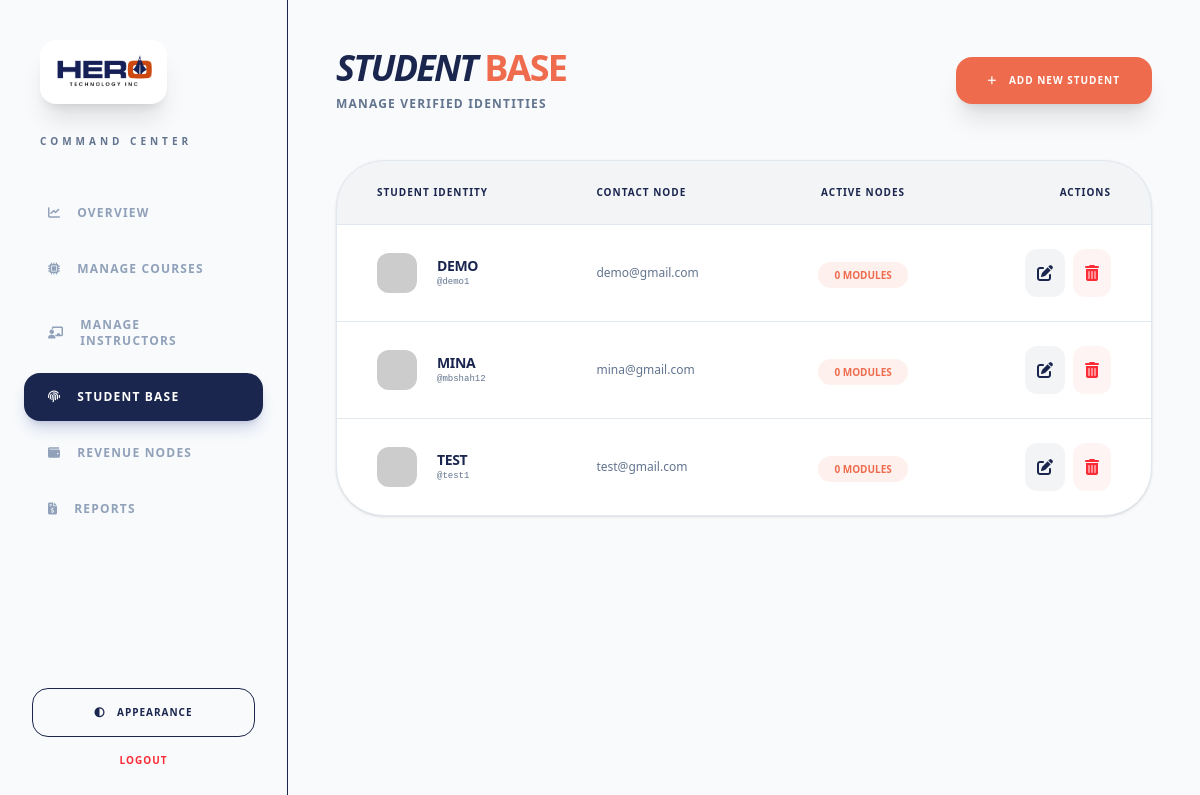
/backpanel/manage-students.php?error=not_found (signed in), run on an earlier commit of the app's database.
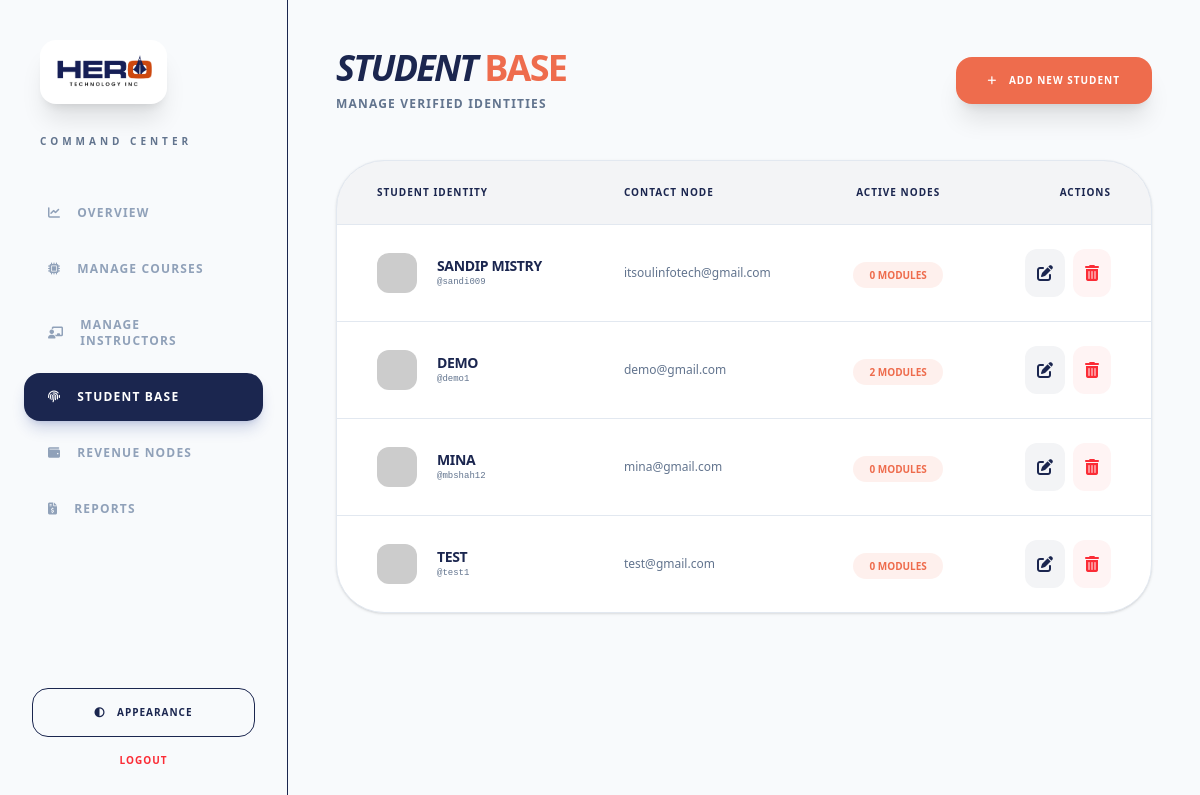
And on a later commit of the database.
### tables this page shows
CREATE TABLE `user_master` (
  `user_id` int(11) NOT NULL,
  `name` varchar(50) DEFAULT NULL,
  `username` varchar(50) NOT NULL,
  `phone` varchar(15) NOT NULL,
  `email` varchar(50) NOT NULL,
  `gender` enum('male','female','other','') NOT NULL,
  `password` varchar(50) DEFAULT NULL,
  `role` enum('student','admin','manager') DEFAULT 'student',
  `datetime` timestamp NOT NULL DEFAULT current_timestamp() ON UPDATE current_timestamp(),
  `status` enum('publish','draft') DEFAULT 'publish'
);

### backpanel/manage-students.php (the view, shortened to what this page needs)
<?php
require '../config.php';
$query = "SELECT u.user_id, u.name, u.email, u.username,
          (SELECT COUNT(*) FROM enrollments e WHERE e.user_id = u.user_id) as node_count
          FROM user_master u
          WHERE u.role = 'student'
          ORDER BY u.user_id DESC";
$result = mysqli_query($conn, $query);
?>
<!DOCTYPE html>
<html lang="en" class="dark">
<head>
    <script src="https://cdn.jsdelivr.net/npm/@tailwindcss/browser@4"></script>
    <link href="https://cdnjs.cloudflare.com/ajax/libs/font-awesome/6.5.2/css/all.min.css" rel="stylesheet"/>
</head>
<body class="bg-[var(--app-bg)] text-[var(--text-main)] antialiased min-h-screen flex overflow-hidden">
    <?php include 'sidebar.php'; ?>
    <main class="flex-1 h-screen overflow-y-auto p-6 lg:p-12">
        <header class="flex justify-between items-center mb-12">
            <div>
                <h1 class="text-4xl font-black tracking-tighter uppercase italic">
                    Student <span class="text-hero-orange not-italic">Base</span>
                </h1>
                <p class="text-slate-500 text-xs font-bold uppercase tracking-widest mt-2">Manage verified identities</p>
            </div>
            <button onclick="toggleModal('addModal')" class="bg-hero-orange text-white px-8 py-4 rounded-2xl font-black uppercase text-[10px] tracking-widest shadow-xl hover:scale-105 transition-all">
                <i class="fas fa-plus mr-2"></i>
                Add New Student
            </button>
        </header>
        <div class="bg-[var(--card-bg)] rounded-[3rem] border border-[var(--border-color)] shadow-sm overflow-hidden">
            <table class="w-full text-left">
                <thead class="bg-hero-blue/5 border-b border-[var(--border-color)]">
                    <tr>
                        <th class="px-10 py-6 text-[10px] font-black uppercase tracking-widest">Student Identity</th>
                        <th class="px-10 py-6 text-[10px] font-black uppercase tracking-widest">Contact Node</th>
                        <th class="px-10 py-6 text-[10px] font-black uppercase tracking-widest text-center">Active Nodes</th>
                        <th class="px-10 py-6 text-[10px] font-black uppercase tracking-widest text-right">Actions</th>
                    </tr>
                </thead>
                <tbody class="divide-y divide-[var(--border-color)]">
                    <?php if(mysqli_num_rows($result) > 0): ?>
                        <?php while($row = mysqli_fetch_assoc($result)): ?>
                        <tr class="hover:bg-hero-orange/[0.02] transition-colors">
                            <td class="px-10 py-6">
                                <div class="flex items-center gap-5">
                                    <img src="https://ui-avatars.com/api/?name=<?= urlencode($row['name']) ?>&background=1B264F&color=fff" class="w-10 h-10 rounded-xl">
                                    <div>
                                        <p class="text-sm font-black uppercase tracking-tight"><?= htmlspecialchars($row['name']) ?></p>
                                        <p class="text-[9px] font-mono text-slate-500 lowercase">@<?= htmlspecialchars($row['username']) ?></p>
                                    </div>
                                </div>
                            </td>
                            <td class="px-10 py-6 text-xs text-slate-500">
                                <?= htmlspecialchars($row['email']) ?>
                            </td>
                            <td class="px-10 py-6 text-center">
                                <span class="px-4 py-1.5 bg-hero-orange/10 text-hero-orange text-[10px] font-black rounded-full uppercase">
                                    <?= $row['node_count'] ?> Modules
                                </span>
                            </td>
                            <td class="px-10 py-6 text-right">
                                <div class="flex justify-end gap-2">
                                    <a href="edit-student.php?id=<?= $row['user_id'] ?>" class="p-3 bg-hero-blue/5 rounded-xl text-hero-blue hover:bg-hero-blue hover:text-white transition-all">
                                        <i class="fas fa-edit"></i>
                                    </a>
                                    <button onclick="confirmDelete(<?= $row['user_id'] ?>)" class="p-3 bg-red-500/5 rounded-xl text-red-500 hover:bg-red-500 hover:text-white transition-all">
                                        <i class="fas fa-trash-alt"></i>
                                    </button>
                                </div>
                            </td>
                        </tr>
                        <?php endwhile; ?>
                    <?php endif; ?>
                </tbody>
            </table>
        </div>
    </main>
</body>
</html>

What changed in the data, as far as the page shows it:
added user_master: name "SANDIP MISTRY", username "sandi009", email "itsoulinfotech@gmail.com", node_count "0"
changed user_master "DEMO": node_count "0" → "2"
